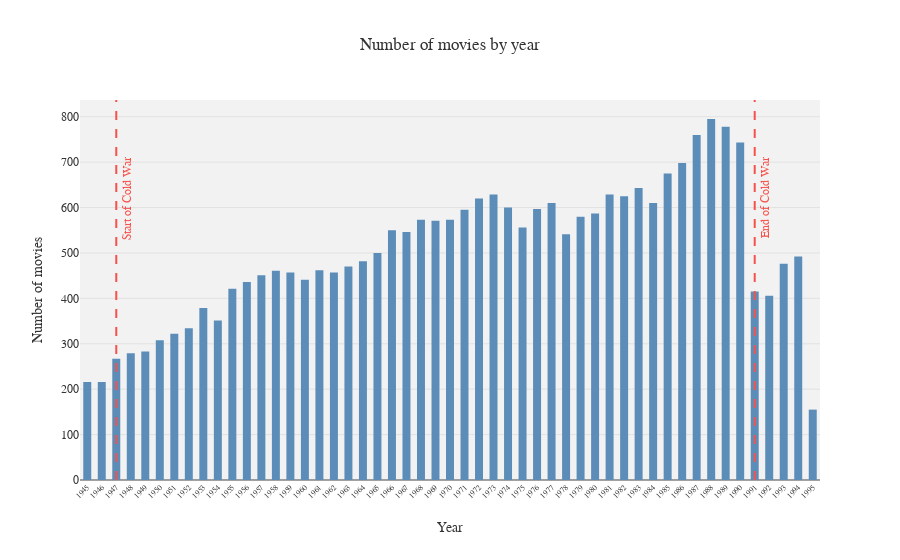

This figure's notebook cell:
### Markdown cell above
The United States and Russia stand out as the main film producers during this period, with 8239 and 10853 films respectively. This clearly illustrates their global dominance and Soft Power. There are also a large number of films from European countries such as France, United Kingdom, Italy and Germany. These countries play a relevant role in our study and could prove essential in the analysis of international collaboration in the film industry.

We also examined the distribution of films over years throughout the Cold War to identify trends that could provide insights for our analysis.

### Code cell
plot_movies_distrib_by_year(preprocess_movies)

### Figure 1 — Plotly figure (JSON) as saved in the notebook; plotly's stock layout.template omitted (floating-point values rounded to 4 significant figures)
{"data": [{"hovertemplate": "Year: %{x}<br>No. of movies: %{y}<extra></extra>", "marker": {"color": "#5C8DB8"}, "type": "bar", "width": 0.55, "x": [1945, 1946, 1947, 1948, 1949, 1950, 1951, 1952, 1953, 1954, 1955, 1956, 1957, 1958, 1959, 1960, 1961, 1962, 1963, 1964, 1965, 1966, 1967, 1968, 1969, 1970, 1971, 1972, 1973, 1974, 1975, 1976, 1977, 1978, 1979, 1980, 1981, 1982, 1983, 1984, 1985, 1986, 1987, 1988, 1989, 1990, 1991, 1992, 1993, 1994, 1995], "y": [216, 216, 267, 279, 283, 308, 322, 334, 379, 351, 421, 436, 451, 461, 457, 441, 462, 457, 470, 482, 500, 550, 546, 573, 571, 573, 595, 620, 629, 600, 556, 597, 610, 541, 580, 587, 629, 625, 643, 610, 675, 698, 760, 795, 778, 743, 415, 406, 476, 492, 155]}], "layout": {"annotations": [{"font": {"color": "#F7514B", "size": 12}, "showarrow": false, "text": "Start of Cold War", "textangle": -90, "x": 1947, "xshift": 10, "y": 600, "yanchor": "middle", "yshift": 10}, {"font": {"color": "#F7514B", "size": 12}, "showarrow": false, "text": "End of Cold War", "textangle": -90, "x": 1991, "xshift": 10, "y": 600, "yanchor": "middle", "yshift": 10}], "plot_bgcolor": "#F2F2F2", "shapes": [{"line": {"color": "#F7514B", "dash": "dash"}, "type": "line", "x0": 1947, "x1": 1947, "xref": "x", "y0": 0, "y1": 1, "yref": "y domain"}, {"line": {"color": "#F7514B", "dash": "dash"}, "type": "line", "x0": 1991, "x1": 1991, "xref": "x", "y0": 0, "y1": 1, "yref": "y domain"}], "title": {"text": "Number of movies by year"}, "xaxis": {"tickangle": -45, "tickfont": {"size": 8}, "tickvals": [1945, 1946, 1947, 1948, 1949, 1950, 1951, 1952, 1953, 1954, 1955, 1956, 1957, 1958, 1959, 1960, 1961, 1962, 1963, 1964, 1965, 1966, 1967, 1968, 1969, 1970, 1971, 1972, 1973, 1974, 1975, 1976, 1977, 1978, 1979, 1980, 1981, 1982, 1983, 1984, 1985, 1986, 1987, 1988, 1989, 1990, 1991, 1992, 1993, 1994, 1995], "title": {"text": "Year"}}, "yaxis": {"title": {"text": "Number of movies"}}}}
